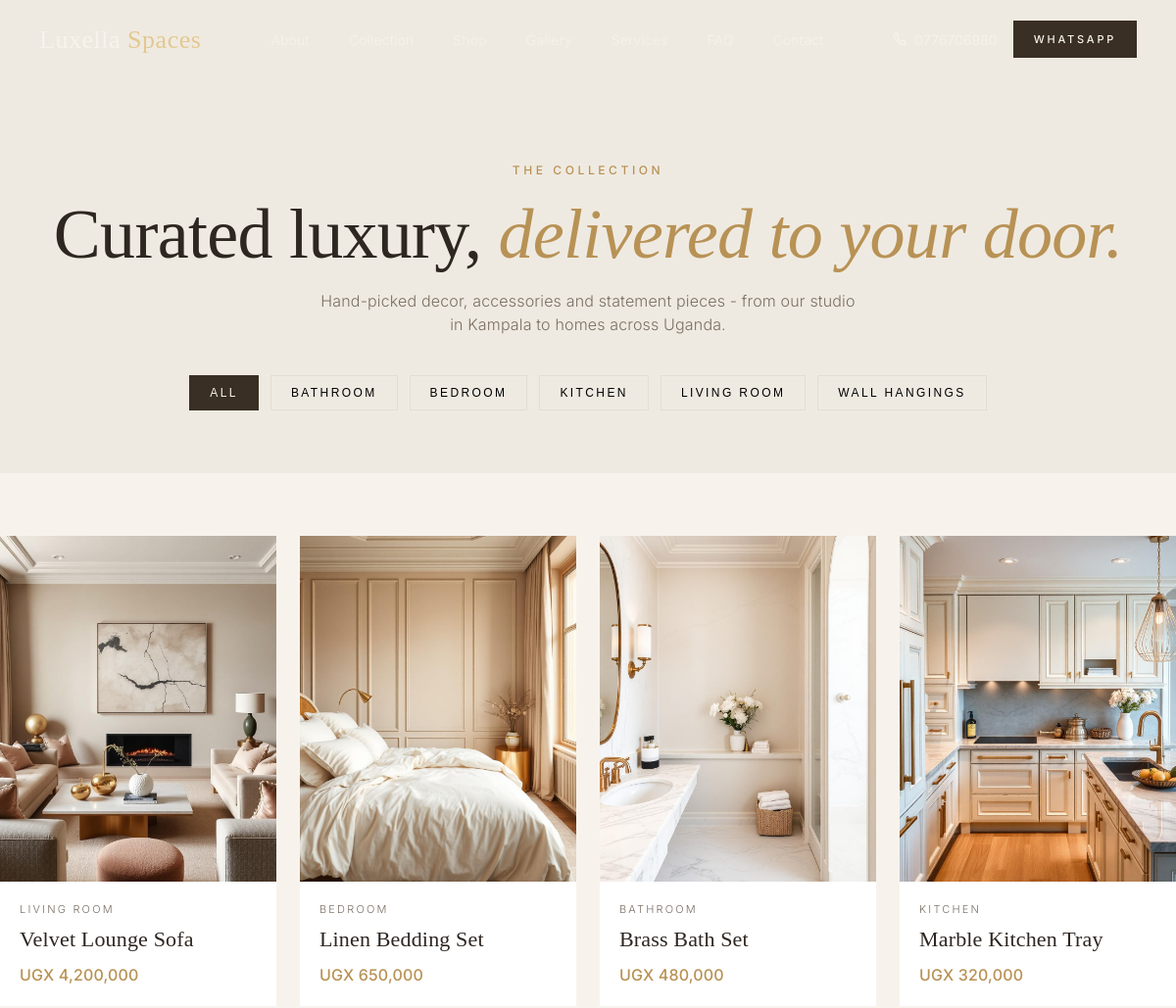
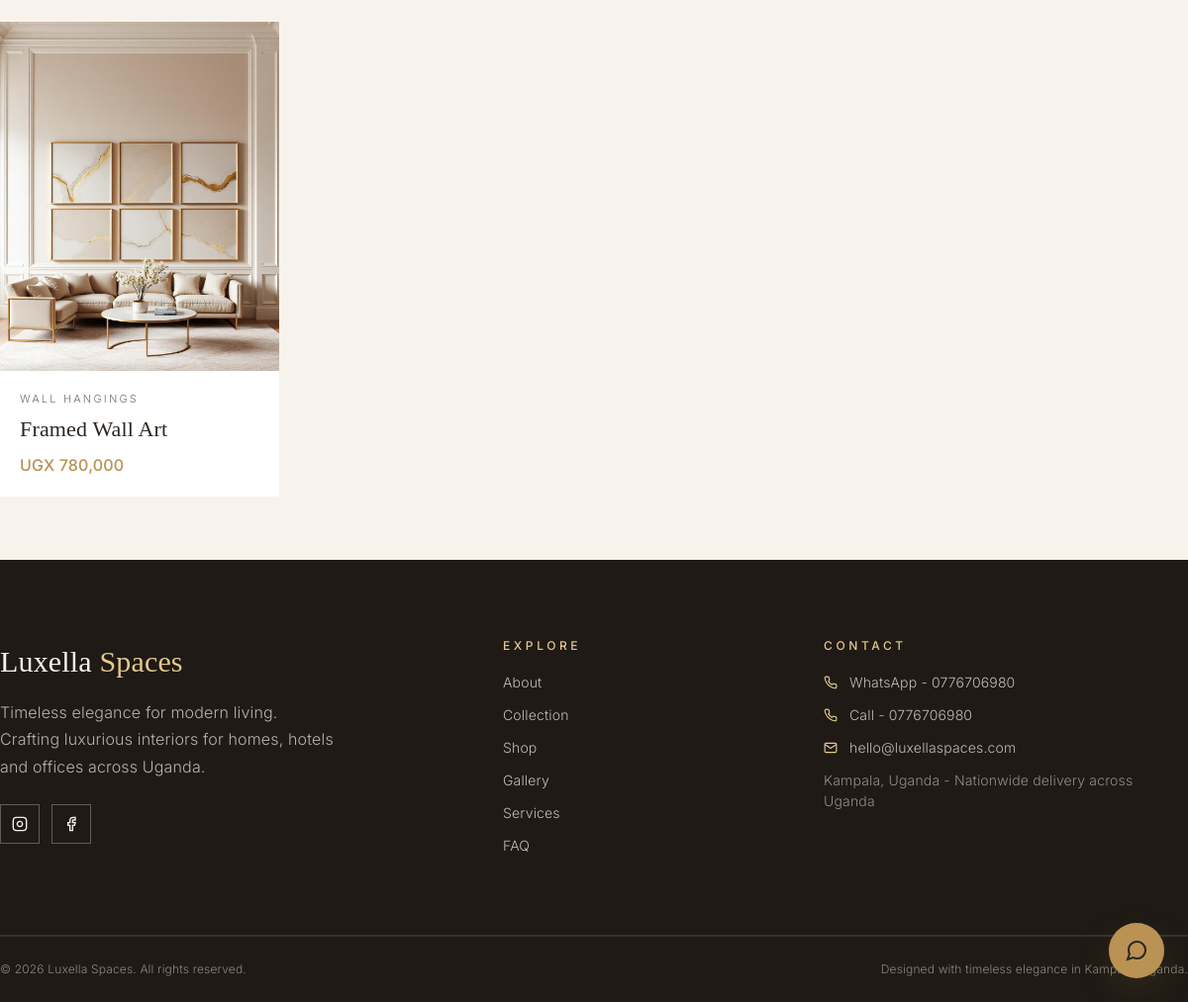
The page /shop.php on the database its author committed (2 pictures, top to bottom).
### tables this page shows
CREATE TABLE IF NOT EXISTS products (
  id INT AUTO_INCREMENT PRIMARY KEY,
  name VARCHAR(160) NOT NULL,
  category VARCHAR(80) NOT NULL,
  description TEXT,
  price_ugx INT DEFAULT NULL,
  image_url VARCHAR(500) DEFAULT NULL,
  featured TINYINT(1) NOT NULL DEFAULT 0,
  published TINYINT(1) NOT NULL DEFAULT 1,
  sort_order INT NOT NULL DEFAULT 0,
  created_at TIMESTAMP DEFAULT CURRENT_TIMESTAMP,
  INDEX (category), INDEX (published)
);

### includes/config.php (called while the page is built, shortened)
<?php
function e($s){ return htmlspecialchars((string)$s, ENT_QUOTES, 'UTF-8'); }
function url($path = '') {
    $base = rtrim(BASE_URL, '/');
    $path = ltrim((string)$path, '/');
    return ($base === '' ? '' : $base) . '/' . $path;
}
function asset_url($path) {
    $path = (string)$path;
    return url($path);
}
function wa_link($msg = 'Hello Luxella Spaces, I would like to learn more about your collection.') {
    return 'https://wa.me/' . SITE_PHONE_INTL . '?text=' . rawurlencode($msg);
}

### shop.php (the view, shortened to what this page needs)
<?php
require_once __DIR__ . '/includes/config.php';
$cat = $_GET['cat'] ?? '';
$products = [];
$cats = [];
if ($db = db()) {
    $res = $db->query("SELECT DISTINCT category FROM products WHERE published = 1 ORDER BY category ASC");
    if ($res) while ($r = $res->fetch_assoc()) $cats[] = $r['category'];
    if ($cat !== '') {
        $stmt = $db->prepare('SELECT * FROM products WHERE published = 1 AND category = ? ORDER BY created_at DESC');
        $stmt->bind_param('s', $cat);
    } else {
        $stmt = $db->prepare('SELECT * FROM products WHERE published = 1 ORDER BY created_at DESC');
    }
    $stmt->execute();
    $r = $stmt->get_result();
    while ($p = $r->fetch_assoc()) $products[] = $p;
}
include __DIR__ . '/includes/header.php';
?>
<section class="shop-hero">
  <div class="container">
    <span class="eyebrow">The Collection</span>
    <h1 style="margin-top:16px">Curated luxury, <em>delivered to your door.</em></h1>
    <p>Hand-picked decor, accessories and statement pieces - from our studio in Kampala to homes across Uganda.</p>
    <div class="filters">
      <button class="filter <?= $cat==='' ? 'active' : '' ?>" data-cat="">All</button>
      <?php foreach ($cats as $c): ?>
        <button class="filter" data-cat="<?= e($c) ?>"><?= e($c) ?></button>
      <?php endforeach; ?>
    </div>
  </div>
</section>
<section>
  <div class="container product-grid">
    <?php foreach ($products as $p):
        $img = $p['image_url'] ?: 'assets/images/cat-living.jpg';
        $imgUrl = asset_url($img);
        $price = $p['price_ugx'] !== null ? (int)$p['price_ugx'] : null;
        $waPrice = $price ? ' (UGX ' . number_format($price) . ')' : '';
        $wa = wa_link("Hi Luxella! I'd like to order: " . $p['name'] . $waPrice);
    ?>
      <a class="product" data-cat="<?= e($p['category']) ?>" href="<?= e($wa) ?>" target="_blank" rel="noopener">
        <div class="ph"><img src="<?= e($imgUrl) ?>" alt="<?= e($p['name']) ?>" loading="lazy"></div>
        <div class="meta">
          <div class="cat"><?= e($p['category']) ?></div>
          <div class="name"><?= e($p['name']) ?></div>
          <?php if ($price): ?><div class="price">UGX <?= number_format($price) ?></div><?php endif; ?>
        </div>
      </a>
    <?php endforeach; ?>
  </div>
</section>
<?php include __DIR__ . '/includes/footer.php'; ?>

### includes/header.php (shortened to what this page needs)
<?php require_once __DIR__ . '/config.php'; ?>
<!DOCTYPE html>
<html lang="en">
<head>
<link rel="stylesheet" href="<?= asset_url('assets/css/style.css') ?>">
</head>
<body>
<header class="nav" id="nav">
  <div class="container nav-inner">
    <a href="<?= url() ?>" class="brand">Luxella<span> Spaces</span></a>
    <ul class="nav-links">
      <li><a href="<?= url('#about') ?>">About</a></li>
      <li><a href="<?= url('#categories') ?>">Collection</a></li>
      <li><a href="<?= url('shop.php') ?>">Shop</a></li>
      <li><a href="<?= url('#gallery') ?>">Gallery</a></li>
      <li><a href="<?= url('#services') ?>">Services</a></li>
      <li><a href="<?= url('#faq') ?>">FAQ</a></li>
      <li><a href="<?= url('#contact') ?>">Contact</a></li>
    </ul>
    <div class="nav-cta">
      <a href="tel:<?= e(SITE_PHONE) ?>" class="phone">
      </a>
      <a href="<?= e(wa_link()) ?>" target="_blank" rel="noopener" class="btn btn-primary" style="padding:10px 20px">WhatsApp</a>
    </div>
  </div>
</header>

### includes/footer.php (shortened to what this page needs)
<footer class="site">
  <div class="container foot-grid">
    <div>
      <div class="foot-brand">Luxella<span> Spaces</span></div>
      <p class="foot-tag"><?= e(SITE_TAGLINE) ?>. Crafting luxurious interiors for homes, hotels and offices across Uganda.</p>
      <div class="socials">
        <a href="<?= e(SITE_INSTAGRAM) ?>" target="_blank" rel="noopener" aria-label="Instagram">
          <svg width="16" height="16" viewBox="0 0 24 24" fill="none" stroke="currentColor" stroke-width="2"><rect x="2" y="2" width="20" height="20" rx="5"/><path d="M16 11.37A4 4 0 1 1 12.63 8 4 4 0 0 1 16 11.37z"/><line x1="17.5" y1="6.5" x2="17.51" y2="6.5"/></svg>
        </a>
        <a href="<?= e(SITE_FACEBOOK) ?>" target="_blank" rel="noopener" aria-label="Facebook">
          <svg width="16" height="16" viewBox="0 0 24 24" fill="none" stroke="currentColor" stroke-width="2"><path d="M18 2h-3a5 5 0 0 0-5 5v3H7v4h3v8h4v-8h3l1-4h-4V7a1 1 0 0 1 1-1h3z"/></svg>
        </a>
      </div>
    </div>
    <div class="foot-col">
      <h4>Explore</h4>
      <ul>
        <li><a href="<?= url('#about') ?>">About</a></li>
        <li><a href="<?= url('#categories') ?>">Collection</a></li>
        <li><a href="<?= url('shop.php') ?>">Shop</a></li>
        <li><a href="<?= url('#gallery') ?>">Gallery</a></li>
        <li><a href="<?= url('#services') ?>">Services</a></li>
        <li><a href="<?= url('#faq') ?>">FAQ</a></li>
      </ul>
    </div>
    <div class="foot-col">
      <h4>Contact</h4>
      <ul>
        <li class="with-icon"> <a href="<?= e(wa_link()) ?>" target="_blank" rel="noopener">WhatsApp - <?= e(SITE_PHONE) ?></a></li>
        <li class="with-icon"> <a href="tel:<?= e(SITE_PHONE) ?>">Call - <?= e(SITE_PHONE) ?></a></li>
        <li class="with-icon"><svg width="14" height="14" viewBox="0 0 24 24" fill="none" stroke="currentColor" stroke-width="2"><path d="M4 4h16c1.1 0 2 .9 2 2v12c0 1.1-.9 2-2 2H4c-1.1 0-2-.9-2-2V6c0-1.1.9-2 2-2z"/><polyline points="22,6 12,13 2,6"/></svg> <a href="mailto:<?= e(SITE_EMAIL) ?>"><?= e(SITE_EMAIL) ?></a></li>
        <li style="opacity:.7"><?= e(SITE_LOCATION) ?> - <?= e(SITE_DELIVERY) ?></li>
      </ul>
    </div>
  </div>
  <div style="border-top:1px solid rgba(247,243,236,.1)">
    <div class="container foot-bot">
      <div>&copy; <?= date('Y') ?> <?= e(SITE_NAME) ?>. All rights reserved.</div>
      <div>Designed with timeless elegance in Kampala, Uganda.</div>
    </div>
  </div>
</footer>
<a href="<?= e(wa_link()) ?>" target="_blank" rel="noopener" class="fab" aria-label="Chat on WhatsApp">
</a>
</body>
</html>

### rows shown on the page
products: image_url (picture), category "LIVING ROOM", name "Velvet Lounge Sofa", price_ugx "4,200,000"
products: image_url (picture), category "BEDROOM", name "Linen Bedding Set", price_ugx "650,000"
products: image_url (picture), category "BATHROOM", name "Brass Bath Set", price_ugx "480,000"
products: image_url (picture), category "KITCHEN", name "Marble Kitchen Tray", price_ugx "320,000"
products: image_url (picture), category "WALL HANGINGS", name "Framed Wall Art", price_ugx "780,000"

### other values the page prints
$c "BATHROOM"
$c "BEDROOM"
$c "KITCHEN"
$c "LIVING ROOM"
$c "WALL HANGINGS"
SITE_TAGLINE "Timeless elegance for modern living"
SITE_PHONE "0776706980"
SITE_EMAIL "hello@luxellaspaces.com"
SITE_LOCATION "Kampala, Uganda"
SITE_DELIVERY "Nationwide delivery across Uganda"
SITE_NAME "Luxella Spaces"
